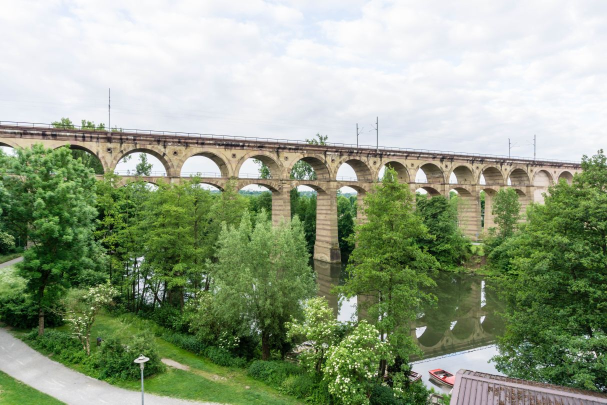
#> input picture tools/source/photos/src-start.jpg, 1214 x 809 px (shown at 1/2 size); its folder holds 6 pictures in this run
$ python photos.py
#> lines starting #> are read from the running program, lines starting #| are printed output that depends on the picture
#!/usr/bin/env python3
"""Bereitet die Fotos auf: zuschneiden, verkleinern, leicht nachschärfen.
Die Farben bleiben unverändert, es liegt kein Filter über den Bildern.
Außerdem: Bildmarke, Favicon und Vorschaubild aus dem Logo.
Aufruf im Repo-Ordner:  python3 tools/photos.py
"""
import pathlib
import numpy as np
from PIL import Image, ImageFilter

ROOT = pathlib.Path(__file__).resolve().parent.parent
SRC = ROOT / "tools/source/photos"
OUT = ROOT / "img"


def save(im, name, q=82):
    im = im.convert("RGB").filter(ImageFilter.UnsharpMask(1.0, 40, 2))
    im.save(OUT / name, "JPEG", quality=q, optimize=True, progressive=True)
    print(name, im.size, (OUT / name).stat().st_size // 1024, "KB")


def wide(src, w=1600):
#> called with src = 'src-start.jpg', w = 1600
    im = Image.open(SRC / src)
#> im is the input picture: PIL image 1214x809 RGB; mean R, G, B 148.7, 162, 135.1
    return im.resize((w, round(im.height * w / im.width)), Image.LANCZOS)
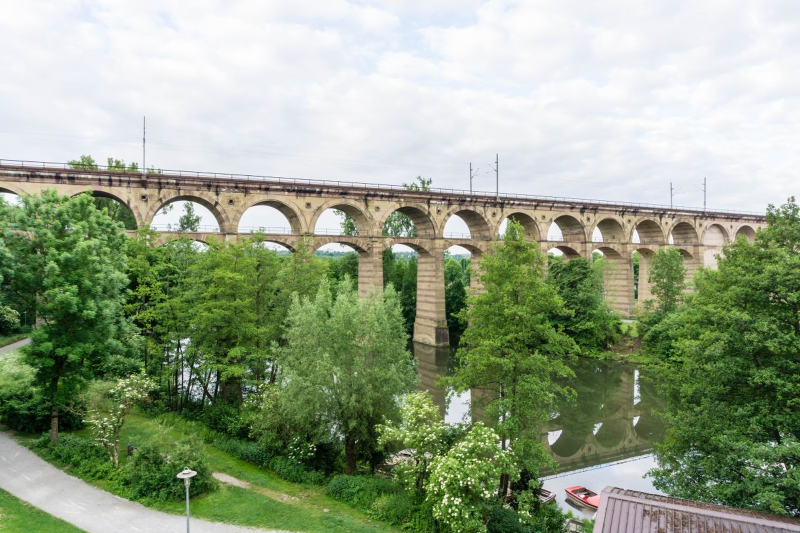
#> returned value: PIL image 1600x1066 RGB (shown at 1/2 size); mean R, G, B 148.7, 162, 135.1


save(wide("src-start.jpg"), "hero.jpg", 84)
#| hero.jpg (1600, 1066) 301 KB
save(wide("src-ueber.jpg"), "kopf-ueber-uns.jpg", 80)
#> call 2 of wide, with src = 'src-ueber.jpg', w = 1600
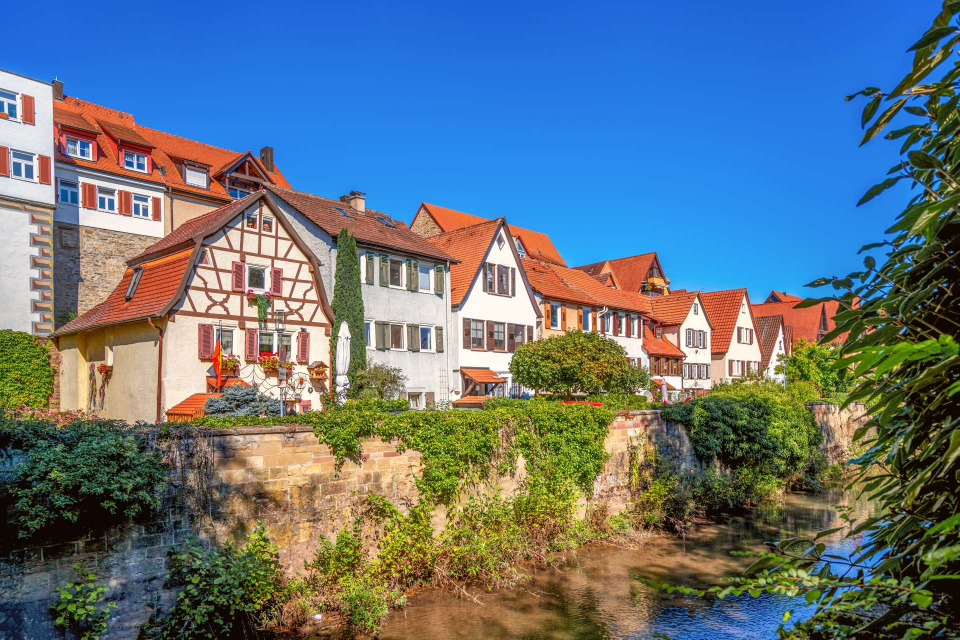
#> input picture tools/source/photos/src-ueber.jpg, 1919 x 1279 px (shown at 1/2 size)
#> in wide, im is the input picture: PIL image 1919x1279 RGB; mean R, G, B 99.1, 116, 127
#> in wide (call 2), `return im.resize((w, round(im.height * w / im.width)), Image.LANCZOS)`:
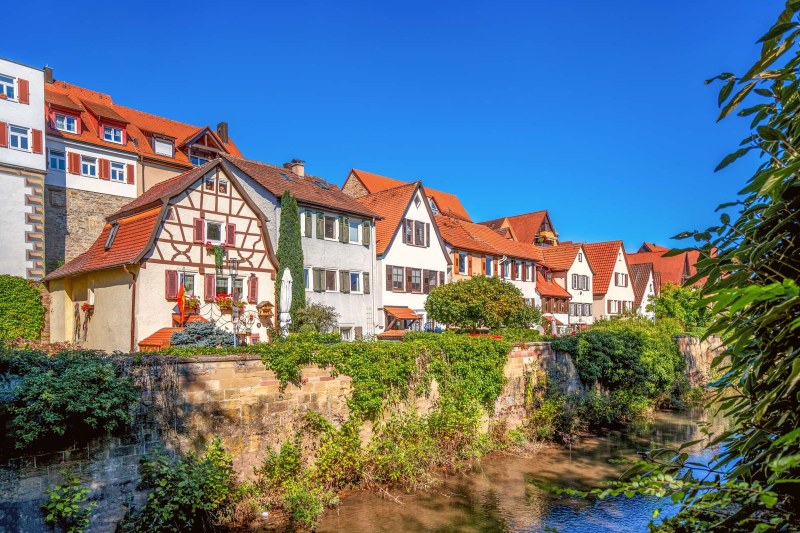
#> returned value: PIL image 1600x1066 RGB (shown at 1/2 size); mean R, G, B 99, 116, 127.1
#| kopf-ueber-uns.jpg (1600, 1066) 430 KB
save(wide("src-leistungen.jpg"), "kopf-leistungen.jpg", 82)
#> call 3 of wide, with src = 'src-leistungen.jpg', w = 1600
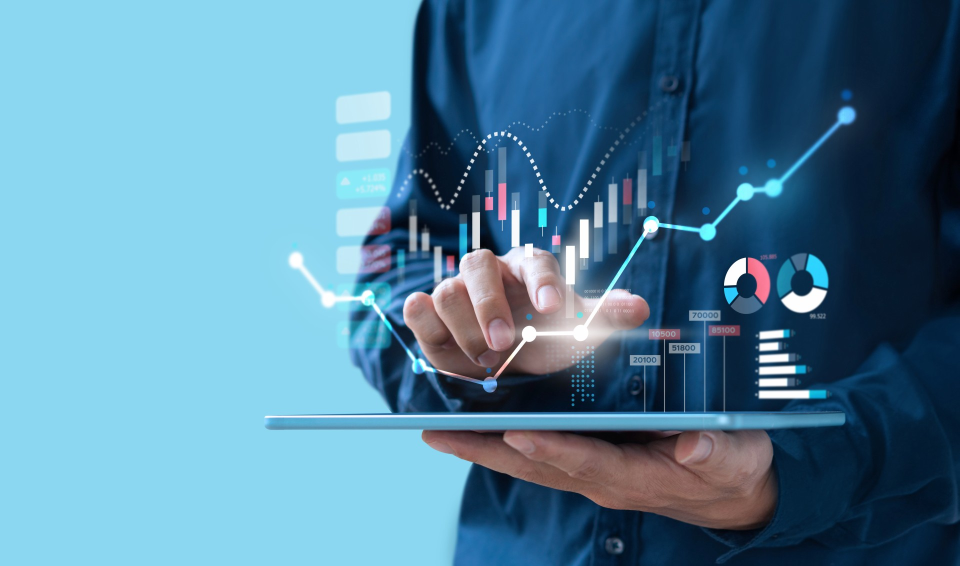
#> input picture tools/source/photos/src-leistungen.jpg, 1919 x 1132 px (shown at 1/2 size)
#> in wide, im is the input picture: PIL image 1919x1132 RGB; mean R, G, B 83.6, 131.7, 157.9
#> (the run stopped early here; a loop or call above may not have finished)
